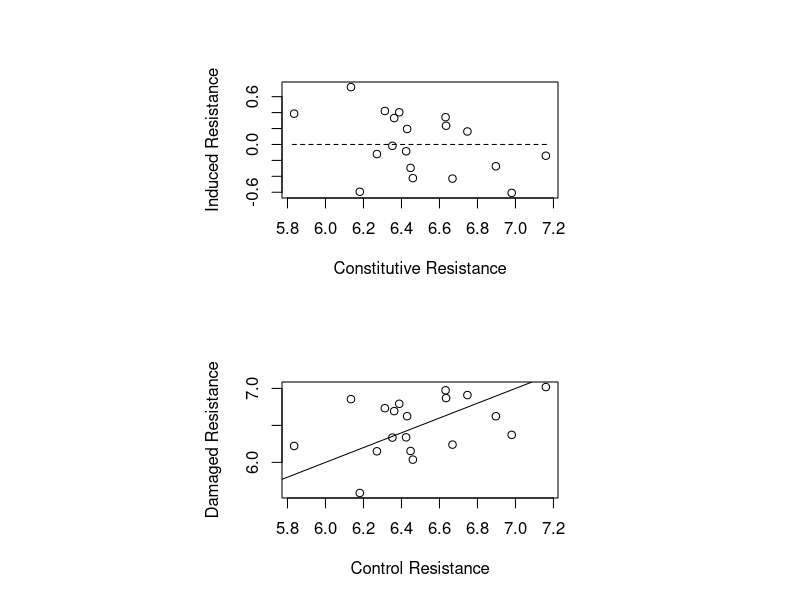
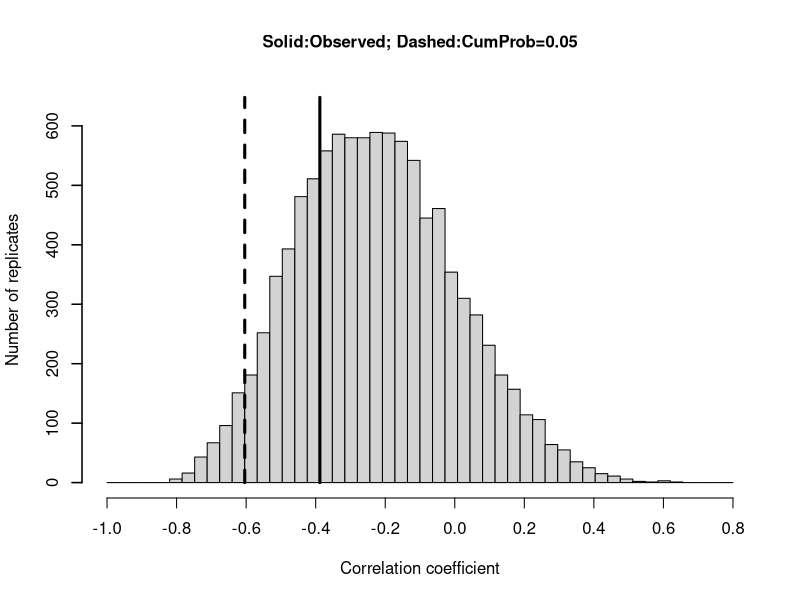
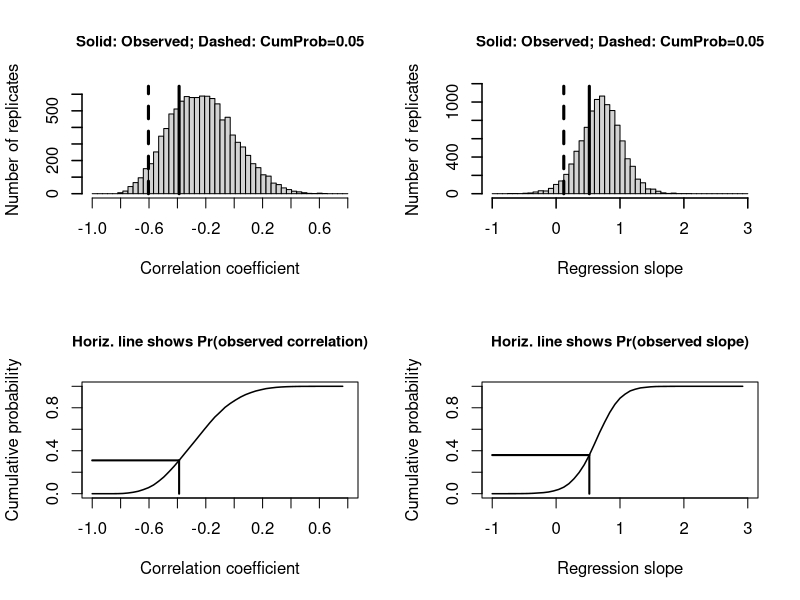

Reproduce these figures in R, in order.
# Randomization test for non-random association between measures of constitutive and induced resistance

# Uses two measures of association:
# 1) correlation between induced resistance (damaged minus control family means) and constitutive 
#    resistance (control family mean)
# 2) slope of a regression of damaged vs. control family means

# See Morris, W.F., et al. Oikos (2006) 112: 102-110.

###########################  DATA FILE REQUIREMENTS  ###################################
# 														                                                         #
# The data file must be a csv (comma-separated values) file with 4 columns,		         #
# all of which must contain numeric data:								                               #
# 1) family, genotype, or species index, going from 1 to the number of groups;	       #
#		numbers should not be skipped								                                       #
# 2) treatment: 1 = control 2 = damaged treatment						                           #
# 3) replicate plant number										                                         #
# 4) measure of resistance (assumed to be a non-negative number)				               #
#														                                                           #	
# Column headings in datafile must be "fam", "trt", "rep", "res" (without the quotes)  #
#														                                                           #
########################################################################################

# libararies
library(tidyverse)

# prep script for above format

#total gsl
GSL_totals <-  read.csv("./data/mf_means.csv") %>%
  select(fam = "Population", trt = "treatment",  rep = "mf", res = "logGSL") %>%
  # filter out pop with no replication - note: write up rationale in methods
  filter(!fam %in% c("MtSH", "YO10")) %>% 
  mutate(fam = as.numeric(as.integer(as.factor(fam)))) %>%
  # make C = 1 , CW = 2 
  mutate(trt = case_when(
    trt == "C" ~ 1,
    trt == "CW" ~ 2,
  )) %>%
  # make each unique mf its own number chronologically
  group_by(fam) %>%
  mutate(rep_numeric = as.integer(factor(rep))) %>%
  ungroup() %>%
  mutate(rep = as.numeric(rep_numeric)) %>%
  select(-rep_numeric) 
str(GSL_totals)
  
#total aliphatic
aliphatic_totals <-  read.csv("./data/mf_means.csv") %>%
  select(fam = "Population", trt = "treatment",  rep = "mf", res = "logaliphatics") %>%
  # filter out pop with no replication
  filter(!fam %in% c("MtSH", "YO10")) %>% 
  mutate(fam = as.numeric(as.integer(as.factor(fam)))) %>%
  # make C = 1 , CW = 2 
  mutate(trt = case_when(
    trt == "C" ~ 1,
    trt == "CW" ~ 2,
  )) %>%
  # make each unique mf its own number chronologically
  group_by(fam) %>%
  mutate(rep_numeric = as.integer(factor(rep))) %>%
  ungroup() %>%
  mutate(rep = as.numeric(rep_numeric)) %>%
  select(-rep_numeric) 

str(aliphatic_totals)

#total indole
indole_totals <-  read.csv("./data/mf_means.csv") %>%
  select(fam = "Population", trt = "treatment",  rep = "mf", res = "logindoles") %>%
  # filter out pop with no replication
  filter(!fam %in% c("MtSH", "YO10")) %>% 
  mutate(fam = as.numeric(as.integer(as.factor(fam)))) %>%
  # make C = 1 , CW = 2 
  mutate(trt = case_when(
    trt == "C" ~ 1,
    trt == "CW" ~ 2,
  )) %>%
  # make each unique mf its own number chronologically
  group_by(fam) %>%
  mutate(rep_numeric = as.integer(factor(rep))) %>%
  ungroup() %>%
  mutate(rep = as.numeric(rep_numeric)) %>%
  select(-rep_numeric) %>%
  filter_all(all_vars(is.finite(.)))


str(indole_totals)

# This script has a toggle (see "gonormal" below) for two options in cases
# in which negative resistances are likely to arise in the randomization
# procedure.

# Written by W.F. Morris
# Last revised: 6 Dec 2009

#rm(list=ls(all=TRUE)) # clear memory
#graphics.off() # close open figures

# *************************** USER DEFINED PARAMETERS *******************************

# number of bootstrap replicates to perform
maxreps=10000  

# number of families, genotypes, or species in the data set
numfams= 19     

# good sanity check - make sure this number is right - how many unique 

# Chose one of the following options for what to do if, for a family, Imean, the randomly 
# generated mean of induced resistance, is negative and less in absolute value than Cmin, 
# the lowest randomly generated constitutive resistance (which would frequently lead to 
# negative resistances in the randomization):
#   gonormal = 1 -> generate normally distributed induced resistances but
#       discard values less than -Cmin
#   gonormal = 0 -> try generating new family mean constitutive and induced
#       resistances until Imean > -Cmin; this will be slower.
gonormal=1 
#know this formally - run it one way, run it the other way what are the differences?

# ***********************************************************************************

# set some parameters
q=numfams-1
tcrit=qt(0.975,numfams)           # critical value of t statistic with numfams degrees of freedom
chi2critlo=qchisq(.975,numfams-1) # critical lower value of chi-square statistic with numfams-1 degrees of freedom     
chi2critup=qchisq(.025,numfams-1) # critical upper value of chi-square statistic with numfams-1 degrees of freedom   

data = aliphatic_totals
attach(data)  # column headings in datafile must be fam, trt, rep, res

Nc=Nd=Cest=Dest=Cc=Cd=matrix(0,numfams,1) # making matrices for each variable (see below for what they are)

# Calculate population-level means and coeffs of variation of each treatment
for (f in 1:numfams) {
  # loop through each population,   
    I=which(fam==f & trt==1) 	# find control plants for fam f
    Nc[f]=length(I)           # Nc = number of reps in each population in the control trt
    x=res[I]
    Cest[f]=mean(x)           # Cest = population mean resistances in control plants
    Cc[f]=sd(x)/Cest[f]      	# Cc =  population coefficient of variation in control plants 

    I=which(fam==f & trt==2) 	# repeat for damage trt.
    Nd[f]=length(I)           # Nd = number of reps in each population in the damage trt
    x=res[I]
    Dest[f]=mean(x)           # Dest = population mean resistance in damaged plants
    Cd[f]=sd(x)/Dest[f]       # Cd = population coefficient of variation in damaged plants
    
} 
#if loop breaks, can ask R what F it got it
# can also set f = 1

# Calculate other parameters
Iest=Dest-Cest      # difference measure of induced resistance
CVs=(Nc*Cc+Nd*Cd)/(Nc+Nd)     # weighted mean CV across trts., by pop
CV=mean(CVs)                  # mean weighted CV across pops 
sigma2=log(1+CV^2)                  
sigma=sigma2^.5               # SD of exponent in lognormal resistance 

# Plot the data to make sure it looks correct

split.screen( matrix(c(.25,.75,.5,1,.25,.75,0,.5),2,4,byrow=TRUE) )

screen(1)
xx=seq(0,2,.01)
plot( Cest,Iest,type="p",
	xlab="Constitutive Resistance",
	ylab="Induced Resistance",
	xlim=c(min(Cest)-.01,max(Cest)+.01),
	ylim=c(min(Iest)-.01,max(Iest)+.01)
)
lines(c(min(Cest)-.01,max(Cest)+.01),c(0,0),lty="dashed")

screen(2)
xx=seq(min(min(Dest),min(Cest)),max(max(Dest),max(Cest)),.1)
plot(Cest,Dest,type="p",
	xlab="Control Resistance",
	ylab="Damaged Resistance",
	xlim=c(min(Cest)-.01,max(Cest)+.01),
	ylim=c(min(Dest)-.01,max(Dest)+.01)
)
lines(xx,xx)

# identify the outliers, take them out, and run the script - run in separate script - are these individuals driving things?
# what would look weird? does this seem right?

# compute confidence interval for species mean and among-pop variance in constitutive resistance
Cmeanhat=mean(Cest)   
Cvarhat=var(Cest)
SE.Cmean=(Cvarhat/numfams)^.5
CI.Cmean=c(Cmeanhat-tcrit*SE.Cmean, Cmeanhat+tcrit*SE.Cmean)
CI.Cvar=c(Cvarhat*q/chi2critlo, Cvarhat*q/chi2critup)

# compute confidence interval for species mean and among-pop variance in induced resistance
Imeanhat=mean(Iest) # uses Iest, which is the difference from Damaged - Control         
Ivarhat=var(Iest)
SE.Imean=(Ivarhat/numfams)^.5
CI.Imean=c(Imeanhat-tcrit*SE.Imean, Imeanhat+tcrit*SE.Imean)
CI.Ivar=c(Ivarhat*q/chi2critlo, Ivarhat*q/chi2critup)

# observed tradeoff measures
corrobs=cor(Iest,Cest)          # correlation measure of trade-off
bobs=cov(Dest,Cest)/var(Cest)   # slope measure of trade-off

print("Observed correlation between induced (damage minus control)and constitutive (control) resistance",quote=FALSE)
corrobs
print("Observed slope of regression of damaged vs. control fam means",quote=FALSE)
bobs

correst=best=matrix(0,1,maxreps)

# generate pseudodata with no correlation between C and I  using Monte Carlo sims

rep=0

while(rep<maxreps) {
	
	done=0
    
    # generate grand pop mean and var for C and I using their confidence intervals 
    
    Cmean=Inf  
    while( Cmean<CI.Cmean[1]||Cmean>CI.Cmean[2] ) {
        Cmean=Cmeanhat+SE.Cmean*rnorm(1)
    }
	
	Cvar=Inf  
    while( Cvar<CI.Cvar[1]||Cvar>CI.Cvar[2] ) {
     	Cvar=Cvarhat*rchisq(1,df=q)/q
    }
    
    Imean=Inf  
    while( Imean<CI.Imean[1]||Imean>CI.Imean[2] ) {
     	Imean=Imeanhat+SE.Imean*rnorm(1)
    }

 	Ivar=Inf  
 	while( Ivar<CI.Ivar[1]||Ivar>CI.Ivar[2] ) {
     		Ivar=Ivarhat*rchisq(1,df=q)/q
    }        
 	Isd=Ivar^.5
           
 	# generate (lognormal) resistance measures for each pop in control and damage treatments
 	sig2=log(1+Cvar/Cmean^2)
 	C=exp( rnorm(numfams,log(Cmean)-0.5*sig2,sig2^.5) ) # generate lognormal C's                 
 	Cmin=min(C)
 	if(Imean>-Cmin) {  # abs(Imean)>Cmin, so mean of the following lognormal is positive
		done=1
      	rep=rep+1
      	sig2=log(1+Ivar/(Imean+Cmin)^2)
      	I=exp( rnorm(numfams,log(Imean+Cmin)-0.5*sig2,sig2^.5) ) - Cmin  # generate I's as shifted lognormal, with Imin=-Cmin  
 	} else {
		if(gonormal) {  # Imean<=-Cmin, so mean of preceding lognormal would be neg; instead draw normal I's and discard if < -Cmin
        		done=1
        		rep=rep+1
        		nf=0
        		while(nf<numfams) {
            		Itemp=rnorm(1,Imean,Isd)
            		if(Itemp>-Cmin) {
                			nf=nf+1
                			I[nf]=Itemp
            		}
			}
		}
 	}
 	# NOTE: The preceding "else" statement will cause the mean and
 	# variance of I to differ from Imean and Ivar
        
    if(done) {

		D=C+I
		Cest=Dest=matrix(0,numfams,1)
		for(f in 1:numfams) { # generate lognormal resistance measures for each plant, and take means 
            	Cest[f]=mean( exp( rnorm( Nc[f],log(C[f])-.5*sigma2,sigma ) ) ) # use of sigma2 and sigma assumes fixed CV across families and trts.
            	Dest[f]=mean( exp( rnorm( Nd[f],log(D[f])-.5*sigma2,sigma ) ) ) 
        	}
        	Iest=Dest-Cest
        	correst[rep]=cor(Iest,Cest)
		best[rep]=cov(Dest,Cest)/var(Cest) # slope of regression of Dest on Cest

	} 
} # while(rep<maxreps)

corrlow=quantile(correst,.05)
slopelow=quantile(best,.05)

print("Lower 5th percentile of the bootstrap distribution of the correlation coefficient",quote=FALSE)
corrlow
print("Lower 5th percentile of the bootstrap distribution of the regression slope",quote=FALSE)
slopelow

# for plotting, set lower limit at largest value divisible by .2 below estimates
ccmin=round(min(correst),1)
if(ccmin>min(correst)) ccmin=ccmin-.1
if( !( ccmin %% .2 < 1e-10) ) ccmin=ccmin-.1 
# for plotting, set upper limit at smallest value divisible by .2 above estimates
ccmax=round(max(correst),1)
if(ccmax<max(correst)) ccmax=ccmax+.1
if( !(ccmax %% .2 < 1e-10) ) ccmax=ccmax+.1 
dcc=(ccmax-ccmin)/50
edgecc=seq(ccmin,ccmax,dcc)
cctks=seq(ccmin,ccmax,.2)

yy=hist(correst,breaks=edgecc,plot=FALSE)
yc=yy$counts
lowcc=min(which(yc>0))
highcc=max(which(yc>0))
yccmax=1.1*max(yc)
Fcc=cumsum(yc)/maxreps
cci=min(which(Fcc>=0.05))    # index of critical correlation coeff.
cco=min(which(edgecc>=as.numeric(corrobs)))   # index of observed correlation coeff.
pccobs=Fcc[cco]
print("Approximate probability of observed or smaller correlation",quote=FALSE)
pccobs

bmin=floor(min(best))
bmax=ceiling(max(best))
db=(bmax-bmin)/50
edgeb=seq(bmin,bmax,db)
btks=seq(bmin,bmax,1)

yy=hist(best,breaks=edgeb,plot=FALSE)
lowb=min(which(yy$counts>0))
highb=max(which(yy$counts>0))
ybmax=1.1*max(yy$counts)
Fb=cumsum(yy$counts)/maxreps
bi=min(which(Fb>=0.05))    # index of critical regression slope
bo=min(which(edgeb>=as.numeric(bobs)))   # index of observed regression slope
pbobs=Fb[bo]
print("Approximate probability of observed or smaller regression slope",quote=FALSE)
pbobs


# Plot the bootstrap distribution of the correlation coefficient;
# plot the lower 5th percentile as a vertical dashed line
# plot the observed value as a vertical solid line

windows()

hist(correst,breaks=edgecc,ylab="Number of replicates",xlab="Correlation coefficient",
	main="Solid:Observed; Dashed:CumProb=0.05",
	xlim=c(ccmin,ccmax),ylim=c(0,yccmax),lwd=1.5,ps=16,cex.main=1,xaxt = "n")
axis(1,cctks)
lines(edgecc[cci]*c(1,1),c(0,yccmax),lwd=3,lty="dashed")
lines(edgecc[cco]*c(1,1),c(0,yccmax),lwd=3)


# Plot the bootstrap distributions of the correlation coefficient and regression slope,
# as well as the cumulative distributions of the two measures;
# plot the lower 5th percentile as a vertical dashed line;
# plot the observed value as a vertical solid line

windows()

split.screen(c(2,2))

screen(1)
hist(correst,breaks=edgecc,ylab="Number of replicates",xlab="Correlation coefficient",
	main="Solid: Observed; Dashed: CumProb=0.05",
	xlim=c(ccmin,ccmax),ylim=c(0,yccmax),lwd=1.5,ps=16,cex.main=.9,xaxt = "n")
axis(1,cctks)
lines(edgecc[cci]*c(1,1),c(0,yccmax),lwd=3,lty="dashed")
lines(edgecc[cco]*c(1,1),c(0,yccmax),lwd=3)
   
screen(2)
hist(best,breaks=edgeb,ylab="Number of replicates",xlab="Regression slope",
	main="Solid: Observed; Dashed: CumProb=0.05",
	xlim=c(bmin,bmax),ylim=c(0,ybmax),lwd=1.5,ps=16,cex.main=.9,
	xaxp=c(bmin,bmax,bmax-bmin)	)
lines(edgeb[bi]*c(1,1),c(0,ybmax),lwd=3,lty="dashed")
lines(edgeb[bo]*c(1,1),c(0,ybmax),lwd=3)

screen(3)
plot(edgecc[-length(edgecc)],Fcc,type="l",ylab="Cumulative probability",xlab="Correlation coefficient",
	main="Horiz. line shows Pr(observed correlation)",
	xlim=c(ccmin,ccmax),ylim=c(0,1),lwd=1.5,ps=16,cex.main=.9,xaxt = "n")
axis(1,cctks)
lines(edgecc[cco]*c(1,1),c(0,Fcc[cco]),lwd=2)
lines(c(ccmin,edgecc[cco]),Fcc[cco]*c(1,1),lwd=2)

screen(4)
plot(edgeb[-length(edgeb)],Fb,type="l",ylab="Cumulative probability",xlab="Regression slope",
	main="Horiz. line shows Pr(observed slope)",
	xlim=c(bmin,bmax),ylim=c(0,1),lwd=1.5,ps=16,cex.main=.9,xaxt = "n")
axis(1,btks)
lines(edgeb[bo]*c(1,1),c(0,Fb[bo]),lwd=2)
lines(c(bmin,edgeb[bo]),Fb[bo]*c(1,1),lwd=2)